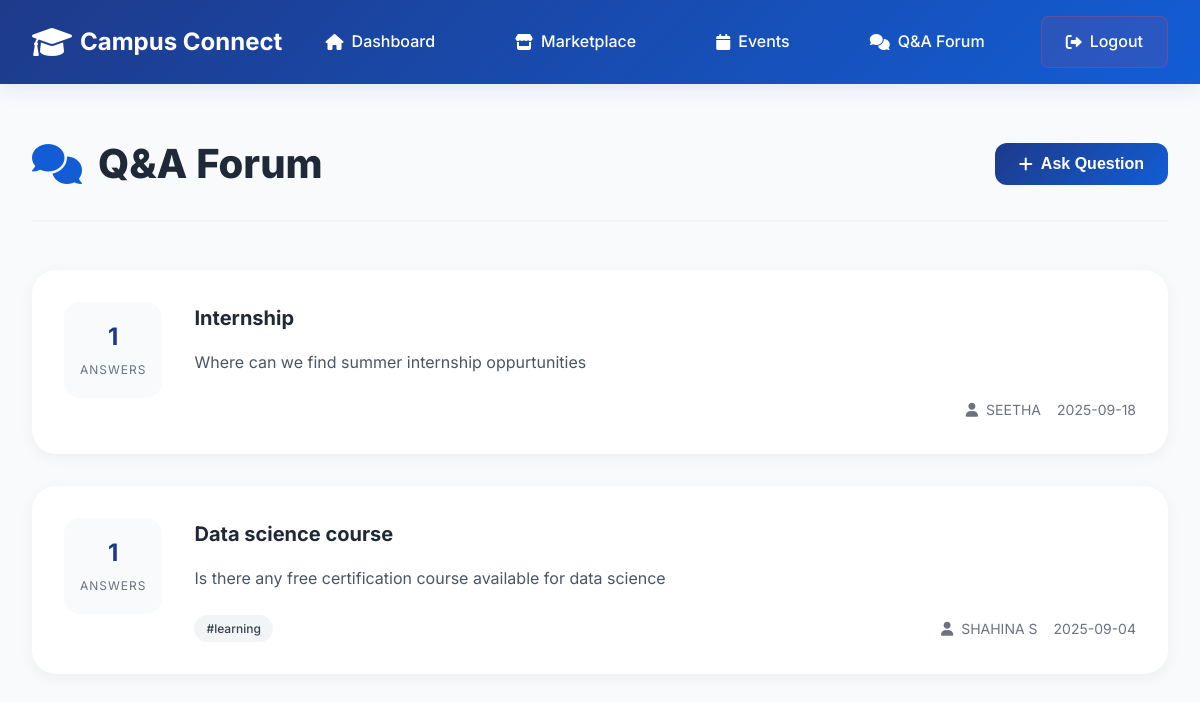
The page /forum (signed in) on the database its author committed.
### tables this page shows
CREATE TABLE forum_questions (
            id INTEGER PRIMARY KEY AUTOINCREMENT,
            user_id INTEGER NOT NULL,
            title TEXT NOT NULL,
            description TEXT NOT NULL,
            tags TEXT,
            created_at TIMESTAMP DEFAULT CURRENT_TIMESTAMP,
            FOREIGN KEY (user_id) REFERENCES users (id)
        );

### app.py (the view)
@app.route('/forum')
def forum():
    if 'user_id' not in session:
        return redirect(url_for('login'))
    conn = get_db_connection()
    questions = conn.execute('''
        SELECT q.*, u.name as author_name,
               COUNT(a.id) as answer_count
        FROM forum_questions q
        JOIN users u ON q.user_id = u.id
        LEFT JOIN forum_answers a ON q.id = a.question_id
        GROUP BY q.id
        ORDER BY q.created_at DESC
    ''').fetchall()
    conn.close()
    return render_template('forum/forum.html', questions=questions)

### app.py (called while the page is built)
def get_db_connection():
    conn = sqlite3.connect('campus_connect.db')
    conn.row_factory = sqlite3.Row
    return conn

### templates/forum/forum.html (shortened to what this page needs)
{% extends "base.html" %}
{% block content %}
<div class="page-container">
    <div class="page-header">
        <h1><i class="fas fa-comments"></i> Q&A Forum</h1>
        <button class="btn btn-primary" onclick="openModal('addQuestionModal')">
            <i class="fas fa-plus"></i> Ask Question
        </button>
    </div>
    <div class="forum-questions">
        {% for question in questions %}
        <div class="question-card">
            <div class="question-stats">
                <div class="stat">
                    <span class="stat-number">{{ question.answer_count }}</span>
                    <span class="stat-label">Answers</span>
                </div>
            </div>
            <div class="question-content">
                <h3>
                    <a href="{{ url_for('question_detail', question_id=question.id) }}">
                        {{ question.title }}
                    </a>
                </h3>
                <p class="question-description">{{ question.description[:150] }}{% if question.description|length > 150 %}...{% endif %}</p>
                <div class="question-meta">
                    <div class="question-tags">
                        {% if question.tags %}
                            {% for tag in question.tags.split(',') %}
                            <span class="tag">{{ tag.strip() }}</span>
                            {% endfor %}
                        {% endif %}
                    </div>
                    <div class="question-author">
                        <i class="fas fa-user"></i>
                        {{ question.author_name }}
                        <span class="question-date">{{ question.created_at.split(' ')[0] }}</span>
                    </div>
                </div>
            </div>
        </div>
        {% endfor %}
    </div>
</div>
{% endblock %}

### static/css/style.css (style rules this page uses)
* { margin: 0; padding: 0; box-sizing: border-box; }
body { font-family: 'Inter', -apple-system, BlinkMacSystemFont, 'Segoe UI', Roboto, sans-serif; line-height: 1.6; color: #1f2937; background-color: #f8fafc; }
:root { --primary: #1e3a8a; --primary-light: #125dd5; --secondary: #0e29d5; --accent: #0bb3f5; --success: #1c33e2; --error: #ef4444; --warning: #0bbef5; --gray-50: #f9fafb; --gray-100: #f3f4f6; --gray-200: #e5e7eb; --gray-300: #d1d5db; --gray-400: #9ca3af; --gray-500: #6b7280; --gray-600: #4b5563; --gray-700: #374151; --gray-800: #1f2937; --gray-900: #111827; --white: #ffffff; }
.btn { display: inline-flex; align-items: center; gap: 0.5rem; padding: 0.75rem 1.5rem; border: none; border-radius: 0.75rem; font-weight: 600; text-decoration: none; cursor: pointer; transition: all 0.3s ease; font-size: 1rem; }
.btn-primary { background: linear-gradient(135deg, var(--primary) 0%, var(--primary-light) 100%); color: var(--white); }
.page-container { max-width: 1200px; margin: 0 auto; padding: 3rem 2rem; }
.page-header { display: flex; justify-content: space-between; align-items: center; margin-bottom: 3rem; padding-bottom: 1.5rem; border-bottom: 2px solid var(--gray-100); }
.page-header h1 { font-size: 2.5rem; font-weight: 800; color: var(--gray-800); display: flex; align-items: center; gap: 1rem; }
.page-header h1 i { color: var(--primary-light); }
.forum-questions { display: flex; flex-direction: column; gap: 2rem; }
.question-card { background: var(--white); border-radius: 1.5rem; padding: 2rem; box-shadow: 0 4px 15px rgba(0, 0, 0, 0.05); display: flex; gap: 2rem; transition: all 0.3s ease; }
.question-stats { display: flex; flex-direction: column; align-items: center; min-width: 80px; }
.stat { text-align: center; padding: 1rem; background-color: var(--gray-50); border-radius: 1rem; min-width: 80px; }
.stat-number { display: block; font-size: 1.5rem; font-weight: 700; color: var(--primary); }
.stat-label { font-size: 0.75rem; color: var(--gray-500); text-transform: uppercase; letter-spacing: 1px; }
.question-content { flex: 1; }
.question-content h3 { margin-bottom: 1rem; }
.question-content h3 a { color: var(--gray-800); text-decoration: none; font-weight: 700; font-size: 1.25rem; }
.question-description { color: var(--gray-600); line-height: 1.6; margin-bottom: 1.5rem; }
.question-meta { display: flex; justify-content: space-between; align-items: center; }
.question-tags { display: flex; gap: 0.5rem; flex-wrap: wrap; }
.tag { background-color: var(--gray-100); color: var(--gray-700); padding: 0.25rem 0.75rem; border-radius: 1rem; font-size: 0.75rem; font-weight: 500; }
.question-author { color: var(--gray-500); font-size: 0.875rem; display: flex; align-items: center; gap: 0.5rem; }
.question-date { margin-left: 0.5rem; }

### rows shown on the page
forum_questions: answer_count "1", title "Internship", description "Where can we find summer internship oppurtunities", author_name "SEETHA", created_at "2025-09-18"
forum_questions: answer_count "1", title "Data science course", description "Is there any free certification course available for data science", strip "#learning", author_name "SHAHINA S", created_at "2025-09-04"
